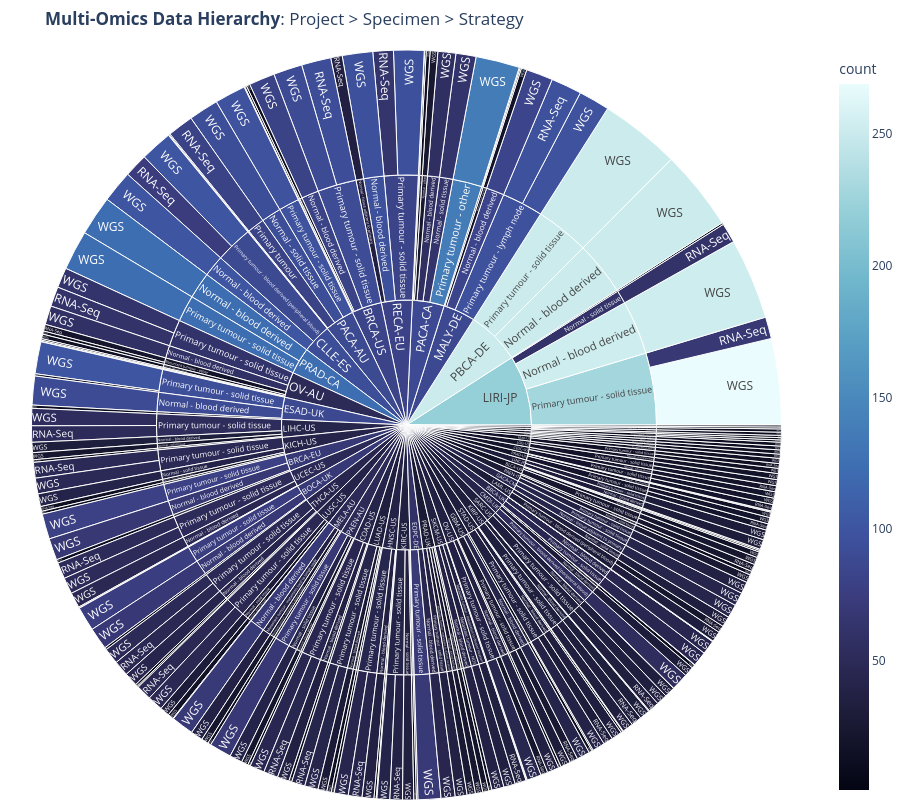

Notebook source saved alongside this figure:
### Markdown cell above
In some projects, some donors have more than the Normal and tumoral pair, and more specimens are collected. Moreover, notice that from the same tumoral specimen several samples might be extracted to extract information with different techniques: in this case for WGS or for RNA-seq. This will be relevant to map multiomic information across samples from the same tumoral specimen from a given donor.

### Code cell
# Group by Project -> Specimen Type -> Library Strategy
# This effectively tracks the "Sample" level (e.g., is this sample WGS or RNA-Seq?)
hierarchy_counts_detailed = sample_df.groupby(
    ['dcc_project_code', 'dcc_specimen_type', 'library_strategy']
).size().reset_index(name='count')

# Create the 3-Level Sunburst Plot
fig = px.sunburst(
    hierarchy_counts_detailed,
    path=['dcc_project_code', 'dcc_specimen_type', 'library_strategy'], # Added 3rd level
    values='count',
    title="<b>Multi-Omics Data Hierarchy</b>: Project > Specimen > Strategy",
    color='count', 
    color_continuous_scale='ice', # 'ice' scale is distinct and clean
    height=800
)

fig.update_layout(margin=dict(t=50, l=0, r=0, b=0))
fig.show()

### Figure 1 — Plotly figure (JSON) as saved in the notebook; plotly's stock layout.template omitted (floating-point values rounded to 4 significant figures; data arrays with more than 128 entries replaced by an {"elided": "..."} marker saying what was removed)
{"data": [{"branchvalues": "total", "customdata": {"elided": "406x1 float values"}, "domain": {"x": [0, 1], "y": [0, 1]}, "hovertemplate": "labels=%{label}<br>count_sum=%{value}<br>parent=%{parent}<br>id=%{id}<br>count=%{color}<extra></extra>", "ids": {"elided": "406 str values"}, "labels": {"elided": "406 str values"}, "marker": {"coloraxis": "coloraxis", "colors": {"elided": "406 float values"}}, "name": "", "parents": {"elided": "406 str values"}, "type": "sunburst", "values": {"elided": "406 float values"}}], "layout": {"coloraxis": {"colorbar": {"title": {"text": "count"}}, "colorscale": [[0, "rgb(3, 5, 18)"], [0.09091, "rgb(25, 25, 51)"], [0.1818, "rgb(44, 42, 87)"], [0.2727, "rgb(58, 60, 125)"], [0.3636, "rgb(62, 83, 160)"], [0.4545, "rgb(62, 109, 178)"], [0.5455, "rgb(72, 134, 187)"], [0.6364, "rgb(89, 159, 196)"], [0.7273, "rgb(114, 184, 205)"], [0.8182, "rgb(149, 207, 216)"], [0.9091, "rgb(192, 229, 232)"], [1, "rgb(234, 252, 253)"]]}, "height": 800, "legend": {"tracegroupgap": 0}, "margin": {"b": 0, "l": 0, "r": 0, "t": 50}, "title": {"text": "<b>Multi-Omics Data Hierarchy</b>: Project > Specimen > Strategy"}}}
